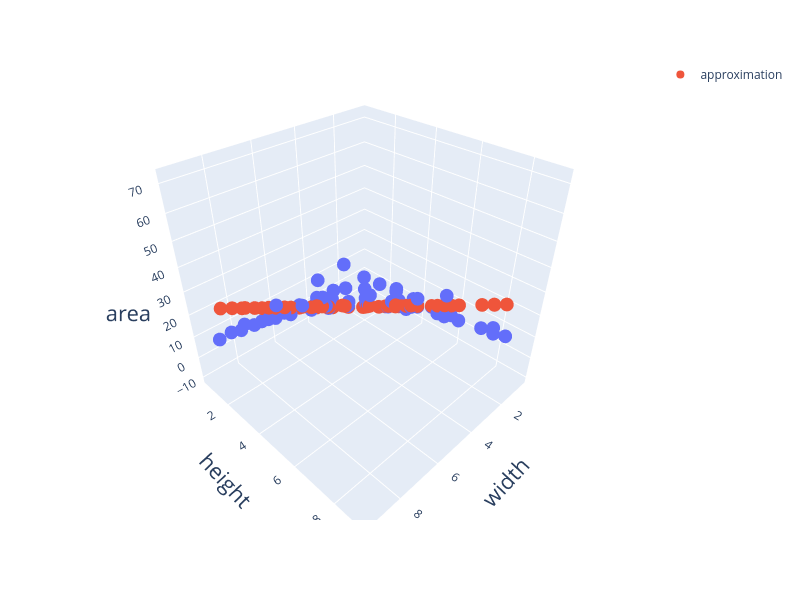

Notebook code for this chart:
### Code cell
## Plot the data
fig = px.scatter_3d(rectangle, x="width", y="height", z="area",
                    width=800, height=600)
fig.add_scatter3d(x=rectangle_hat["width"], 
                  y=rectangle_hat["height"], 
                  z=rectangle_hat["area"], 
                  mode="markers", name = "approximation")

fig.update_layout(scene=dict(
  xaxis=dict(title=dict(font=dict(size=22))),
  yaxis=dict(title=dict(font=dict(size=22))),
  zaxis=dict(title=dict(font=dict(size=22)))
))
